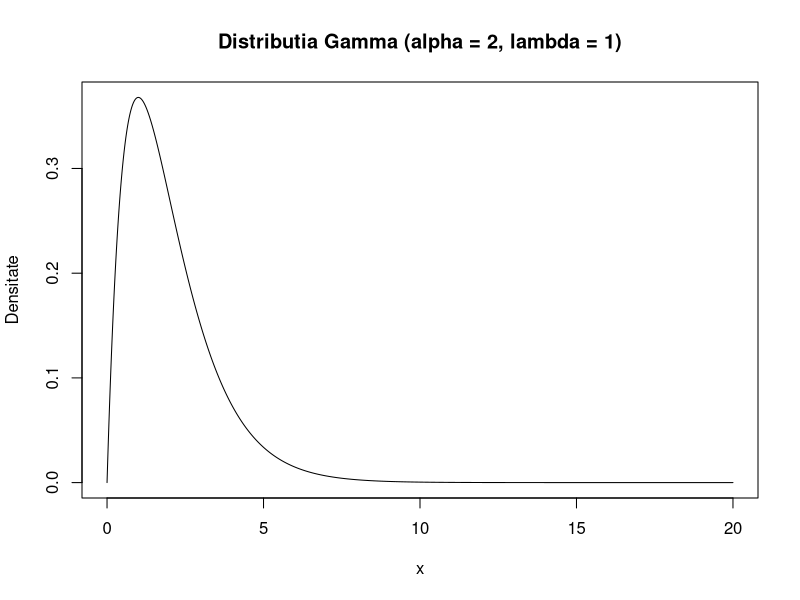
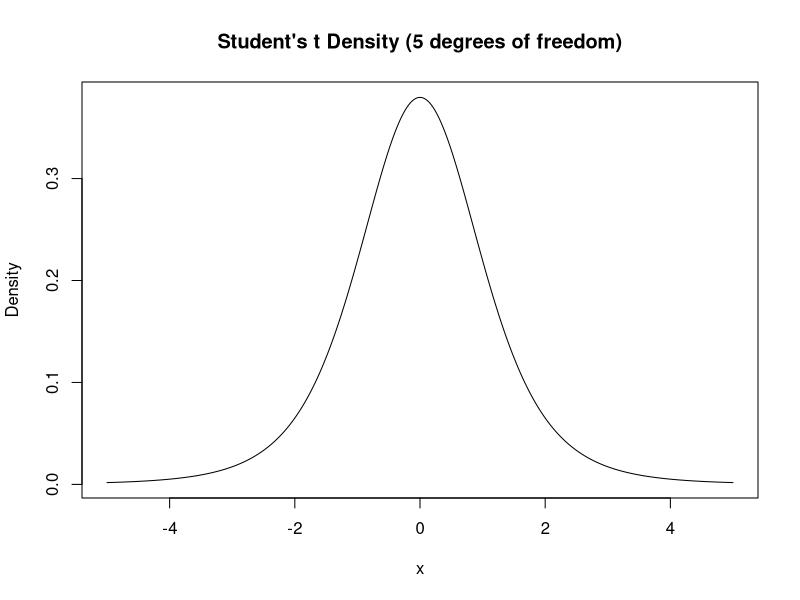
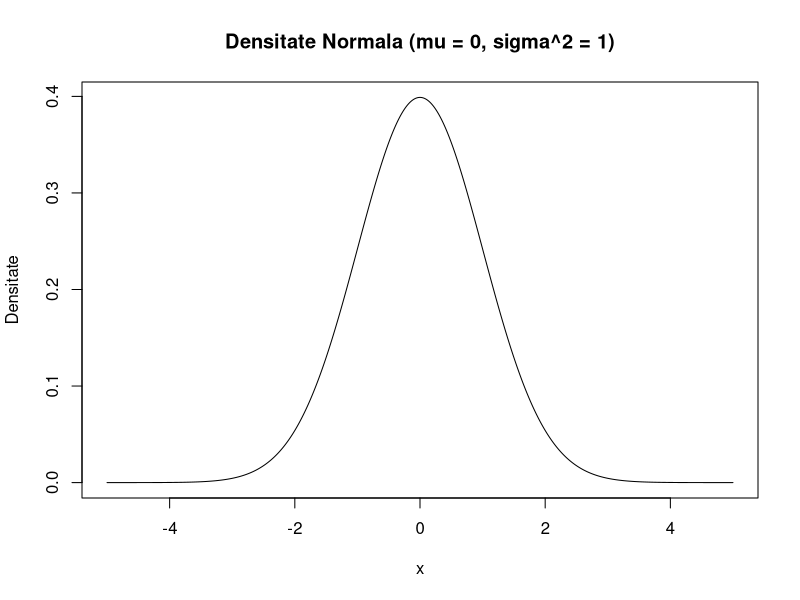

Recreate these plots in R, in order.
#a)#####################################################
Gamma <- function(alpha, lambda) 
{
  x <- seq(0, 20, length.out = 1000)
  densitate <- dgamma(x, shape = alpha, rate = lambda)
  
  plot(x, densitate, type = "l", xlab = "x", ylab = "Densitate",
       main = paste0("Distributia Gamma (alpha = ", alpha, ", lambda = ", lambda, ")"))
}

Gamma(2,1)
#b)#####################################################
Student <- function(r) {
  
  x <- seq(-5, 5, length.out = 1000)
  densitate <- dt(x, df = r)
  
  plot(x, densitate, type = "l", xlab = "x", ylab = "Density",
       main = paste0("Student's t Density (", r, " degrees of freedom)"))
}
Student(5)
#c)#####################################################
N <- function(mu, sigma) {
  
  x <- seq(-5, 5, length.out = 1000)
  densitate <- dnorm(x, mean = mu, sd = sigma)
  
  plot(x, densitate, type = "l", xlab = "x", ylab = "Densitate",
       main = paste0("Densitate Normala (mu = ", mu, ", sigma^2 = ", sigma^2, ")"))
}
N(0, 1)